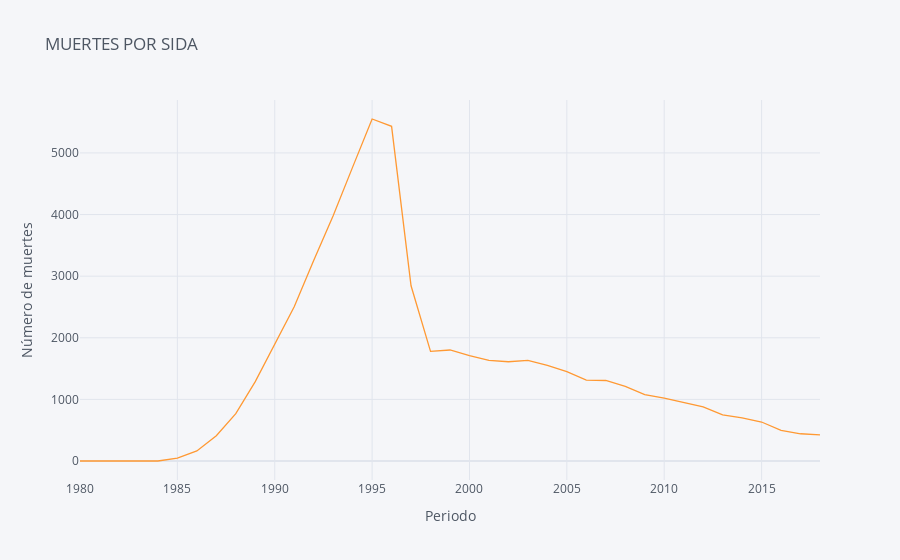

The notebook cell this image was saved under:
### Code cell
muertes_sida_Todos.iplot(kind='line',
                    x='Periodo',
                y='Total',
                  xTitle='Periodo',
                  yTitle='Número de muertes',
                  title='MUERTES POR SIDA')

### Figure 1 — Plotly figure (JSON) as saved in the notebook; plotly's stock layout.template omitted (floating-point values rounded to 4 significant figures)
{"data": [{"line": {"color": "rgba(255, 153, 51, 1.0)", "dash": "solid", "shape": "linear", "width": 1.3}, "mode": "lines", "name": "Total", "text": "", "type": "scatter", "x": [1980, 1981, 1982, 1983, 1984, 1985, 1986, 1987, 1988, 1989, 1990, 1991, 1992, 1993, 1994, 1995, 1996, 1997, 1998, 1999, 2000, 2001, 2002, 2003, 2004, 2005, 2006, 2007, 2008, 2009, 2010, 2011, 2012, 2013, 2014, 2015, 2016, 2017, 2018], "y": [0, 0, 0, 0, 0, 47, 164, 409, 768, 1288, 1898, 2503, 3256, 3980, 4770, 5551, 5432, 2844, 1779, 1802, 1711, 1632, 1611, 1632, 1551, 1450, 1313, 1307, 1211, 1079, 1020, 953, 880, 749, 700, 633, 498, 442, 423]}], "layout": {"legend": {"bgcolor": "#F5F6F9", "font": {"color": "#4D5663"}}, "paper_bgcolor": "#F5F6F9", "plot_bgcolor": "#F5F6F9", "title": {"font": {"color": "#4D5663"}, "text": "MUERTES POR SIDA"}, "xaxis": {"gridcolor": "#E1E5ED", "showgrid": true, "tickfont": {"color": "#4D5663"}, "title": {"font": {"color": "#4D5663"}, "text": "Periodo"}, "zerolinecolor": "#E1E5ED"}, "yaxis": {"gridcolor": "#E1E5ED", "showgrid": true, "tickfont": {"color": "#4D5663"}, "title": {"font": {"color": "#4D5663"}, "text": "Número de muertes"}, "zerolinecolor": "#E1E5ED"}}}
